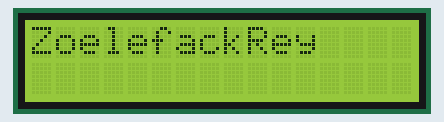
Recording of a sketch running on a simulated Arduino Uno, built with avr-gcc and run on an emulated ATmega328P. Parts: 16×2 character LCD.

Above: at 0.1 s.
At 4.1 s:
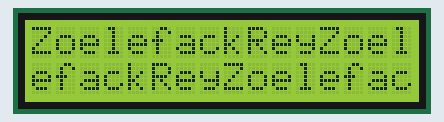
At 7.1 s:
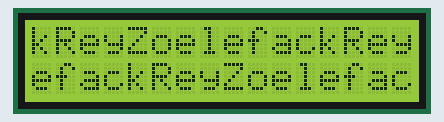
At 11.1 s:
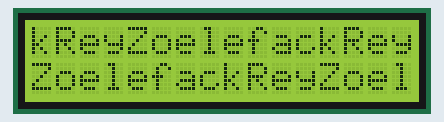
At 21.1 s:
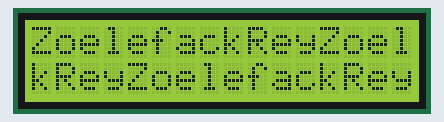
At 37.2 s:
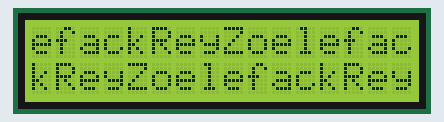

The sketch:

lcd_test.ino
```cpp
// Include the library code
#include <LiquidCrystal.h>
// Initialize the library with the numbers of the interface pins
LiquidCrystal lcd(7, 8, 9, 10, 11, 12);
void setup() {
// Set up the LCD's number of columns and rows
lcd.begin(16, 2);
// Print a message to the LCD

}
void loop() {

  lcd.print("ZoelefackRey");
delay(1000);
// Scroll 13 positions (string length) to the left
// to move it offscreen left
}
```

Measured:
- what the display in image 1 shows lasts 2.0 s, from 4.1 s to 6.1 s
- what the display in image 2 shows lasts 3.0 s, from 7.1 s to 10.1 s
